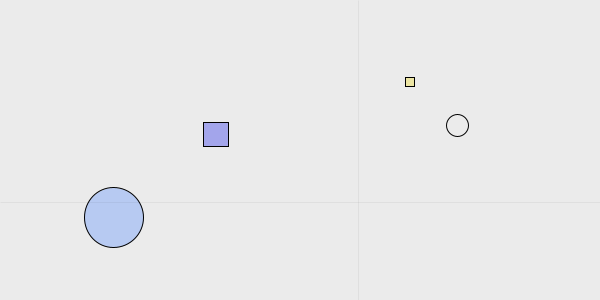
Frame 1 (no input)
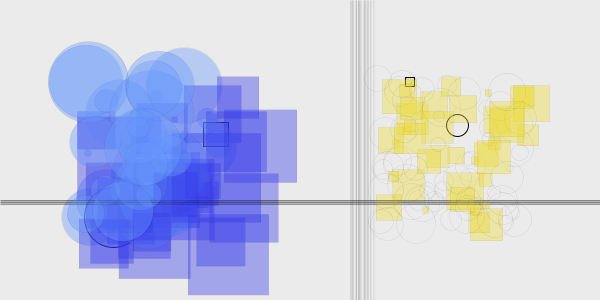
Frame 60 (the mouse pressed at the canvas centre just before this capture)
Frame 120 (the mouse held since frame 60 and released just before this capture): identical to frame 60, image omitted

The Processing sketch that drew these frames (run headless with seeded random() and noise(); from frame 60 on, the mouse is pressed at the canvas centre):

// Processing sketch: processing_36833
// ── processing_36833.pde

void setup() {
  size(600, 300);
  background(235);
  smooth();
  frameRate(20);
}
float count=0;
float leftCircle = 40;  // number of circles on the left
float leftRect = 30;    // number of rectangles on the left
float leftSize;          // size of circles/rectangles on the left

float rightCircle = 60;  // number of circles on the right
float rightRect = 40;   // number of rectangles on the right
float rightSize;         // size of circles/rectangles on the right

float verticalLine;      // x-coordinate of vertical line
float verticalSize;      // strokeWeight vertical line

float horizontalLine;    // y-coordinate of horizontal line
float horizontalSize;    // strokeWeight of horizontal line

void draw() {

  if (leftCircle > 0) {        // setup for circles on the left
    fill(102, 151, 252, 100);
    leftSize = random(4, 90);  // possible radii 
    ellipse(random(75, 225), random(75, 225), leftSize, leftSize);
  }

  if (leftRect > 0) {          // setup for rectangles on the left
    fill(50, 57, 234, 100);
    leftSize = random(4, 90);  // possible rectangle dimensions
    rect(random(75, 225), random(75, 225), leftSize, leftSize);
  }

  if (rightCircle > 0) {        // setup for circles on the right
    noFill();
    rightSize = random(6, 40);  // possible radii
    ellipse(random(375, 525), random(75, 225), rightSize, rightSize);
  }

  if (rightRect > 0) {          // setup for rectangles on the right
    fill(237, 219, 50,100);
    rightSize = (random(6, 40)); // possible rectangles dimensions
    rect(random(375, 525), random(75, 225), rightSize, rightSize);
  }
  
  if (leftCircle > 0) {        // setup for lines; needed a statement
    verticalLine = random(350,375);
    horizontalLine = random(200,205);
    strokeWeight(0);
    stroke(0,0,0,100);
    line(verticalLine,0,verticalLine,height);
    line(0,horizontalLine,width,horizontalLine);
  }
  
  leftCircle--;    // terminate circle generation at 40
  leftRect--;      // terminate rectangle generation at 30
  rightCircle--;   // terminate circle generation at 60
  rightRect--;     // terminate rectangle generation at 40
  
}
